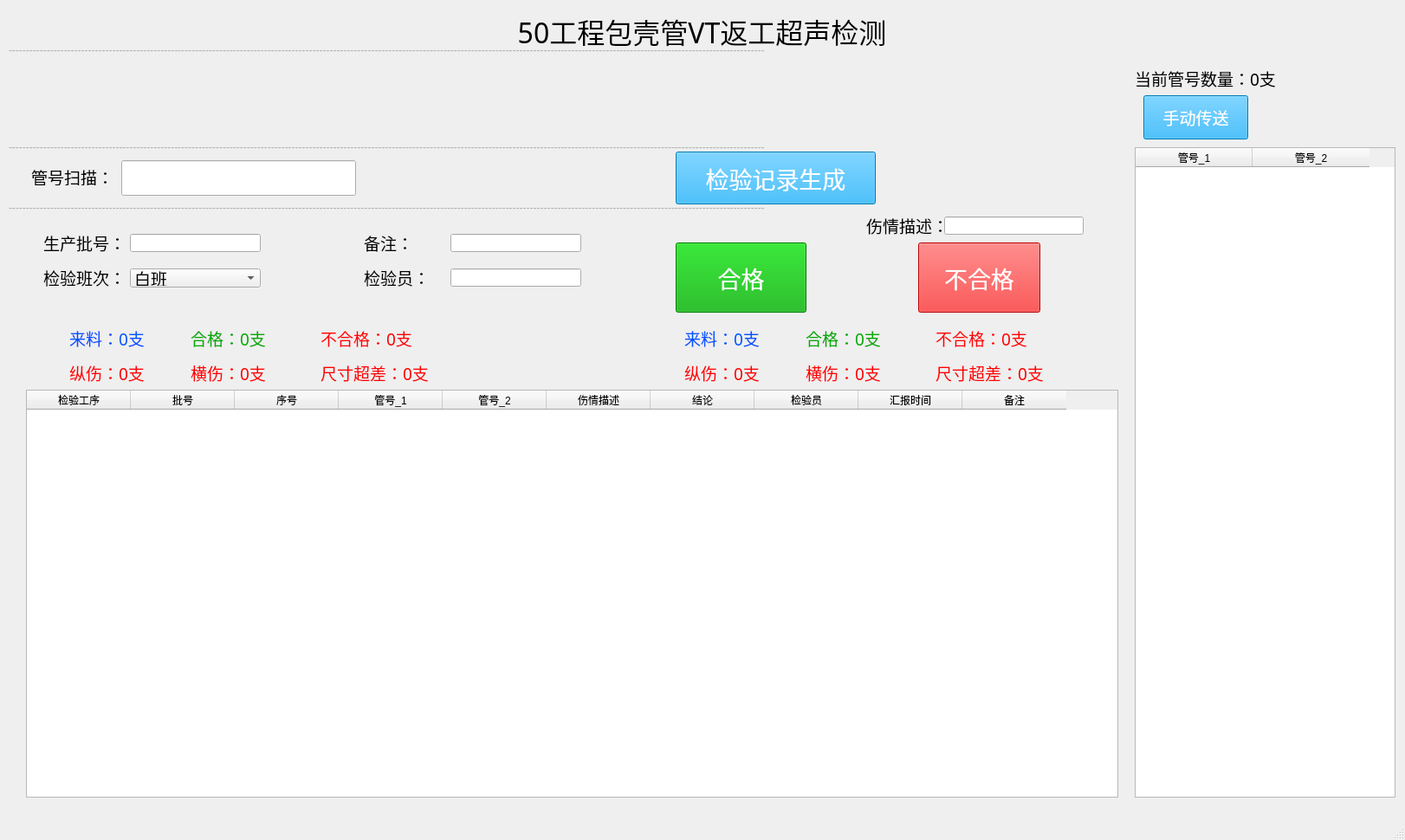
<?xml version="1.0" encoding="UTF-8"?>
<ui version="4.0">
 <class>MainWindow</class>
 <widget class="QMainWindow" name="MainWindow">
  <property name="geometry">
   <rect>
    <x>0</x>
    <y>0</y>
    <width>1622</width>
    <height>970</height>
   </rect>
  </property>
  <property name="windowTitle">
   <string>50工程包壳管VT返工超声检测</string>
  </property>
  <widget class="QWidget" name="centralwidget">
   <widget class="QLabel" name="label">
    <property name="geometry">
     <rect>
      <x>0</x>
      <y>0</y>
      <width>1621</width>
      <height>71</height>
     </rect>
    </property>
    <property name="font">
     <font>
      <family>黑体</family>
      <pointsize>24</pointsize>
     </font>
    </property>
    <property name="text">
     <string>50工程包壳管VT返工超声检测</string>
    </property>
    <property name="alignment">
     <set>Qt::AlignCenter</set>
    </property>
   </widget>
   <widget class="QLineEdit" name="Scan">
    <property name="geometry">
     <rect>
      <x>140</x>
      <y>185</y>
      <width>271</width>
      <height>41</height>
     </rect>
    </property>
    <property name="font">
     <font>
      <family>黑体</family>
      <pointsize>28</pointsize>
     </font>
    </property>
   </widget>
   <widget class="QLabel" name="show_Barcode">
    <property name="geometry">
     <rect>
      <x>30</x>
      <y>80</y>
      <width>1271</width>
      <height>81</height>
     </rect>
    </property>
    <property name="font">
     <font>
      <family>黑体</family>
      <pointsize>72</pointsize>
     </font>
    </property>
    <property name="styleSheet">
     <string notr="true">color:red</string>
    </property>
    <property name="text">
     <string/>
    </property>
    <property name="alignment">
     <set>Qt::AlignCenter</set>
    </property>
   </widget>
   <widget class="QLabel" name="label_3">
    <property name="geometry">
     <rect>
      <x>36</x>
      <y>194</y>
      <width>91</width>
      <height>20</height>
     </rect>
    </property>
    <property name="font">
     <font>
      <family>黑体</family>
      <pointsize>14</pointsize>
     </font>
    </property>
    <property name="text">
     <string>管号扫描：</string>
    </property>
   </widget>
   <widget class="QPushButton" name="hege_btn">
    <property name="geometry">
     <rect>
      <x>780</x>
      <y>280</y>
      <width>151</width>
      <height>81</height>
     </rect>
    </property>
    <property name="font">
     <font>
      <family>黑体</family>
      <pointsize>20</pointsize>
     </font>
    </property>
    <property name="styleSheet">
     <string notr="true">color:white;
background-color: rgb(0, 170, 0);</string>
    </property>
    <property name="text">
     <string>合格</string>
    </property>
   </widget>
   <widget class="QPushButton" name="buhege_btn">
    <property name="geometry">
     <rect>
      <x>1060</x>
      <y>280</y>
      <width>141</width>
      <height>81</height>
     </rect>
    </property>
    <property name="font">
     <font>
      <family>黑体</family>
      <pointsize>20</pointsize>
     </font>
    </property>
    <property name="styleSheet">
     <string notr="true">color:white;
background-color: rgb(255, 0, 0);</string>
    </property>
    <property name="text">
     <string>不合格</string>
    </property>
   </widget>
   <widget class="QLabel" name="label_6">
    <property name="geometry">
     <rect>
      <x>420</x>
      <y>310</y>
      <width>91</width>
      <height>21</height>
     </rect>
    </property>
    <property name="font">
     <font>
      <family>黑体</family>
      <pointsize>14</pointsize>
     </font>
    </property>
    <property name="text">
     <string>检验员：</string>
    </property>
   </widget>
   <widget class="QLineEdit" name="biaozhun">
    <property name="geometry">
     <rect>
      <x>520</x>
      <y>270</y>
      <width>151</width>
      <height>21</height>
     </rect>
    </property>
    <property name="font">
     <font>
      <family>黑体</family>
      <pointsize>14</pointsize>
     </font>
    </property>
    <property name="styleSheet">
     <string notr="true"/>
    </property>
   </widget>
   <widget class="QLabel" name="label_4">
    <property name="geometry">
     <rect>
      <x>50</x>
      <y>270</y>
      <width>91</width>
      <height>21</height>
     </rect>
    </property>
    <property name="font">
     <font>
      <family>黑体</family>
      <pointsize>14</pointsize>
     </font>
    </property>
    <property name="text">
     <string>生产批号：</string>
    </property>
   </widget>
   <widget class="QLabel" name="label_5">
    <property name="geometry">
     <rect>
      <x>420</x>
      <y>270</y>
      <width>91</width>
      <height>21</height>
     </rect>
    </property>
    <property name="font">
     <font>
      <family>黑体</family>
      <pointsize>14</pointsize>
     </font>
    </property>
    <property name="text">
     <string>备注：</string>
    </property>
   </widget>
   <widget class="QLineEdit" name="jianyanyuan">
    <property name="geometry">
     <rect>
      <x>520</x>
      <y>310</y>
      <width>151</width>
      <height>21</height>
     </rect>
    </property>
    <property name="font">
     <font>
      <family>黑体</family>
      <pointsize>14</pointsize>
     </font>
    </property>
    <property name="styleSheet">
     <string notr="true"/>
    </property>
   </widget>
   <widget class="QLineEdit" name="pihao">
    <property name="geometry">
     <rect>
      <x>150</x>
      <y>270</y>
      <width>151</width>
      <height>21</height>
     </rect>
    </property>
    <property name="font">
     <font>
      <family>黑体</family>
      <pointsize>14</pointsize>
     </font>
    </property>
    <property name="styleSheet">
     <string notr="true"/>
    </property>
   </widget>
   <widget class="QLabel" name="label_7">
    <property name="geometry">
     <rect>
      <x>50</x>
      <y>310</y>
      <width>91</width>
      <height>21</height>
     </rect>
    </property>
    <property name="font">
     <font>
      <family>黑体</family>
      <pointsize>14</pointsize>
     </font>
    </property>
    <property name="text">
     <string>检验班次：</string>
    </property>
   </widget>
   <widget class="QComboBox" name="banci">
    <property name="geometry">
     <rect>
      <x>150</x>
      <y>310</y>
      <width>151</width>
      <height>22</height>
     </rect>
    </property>
    <property name="font">
     <font>
      <family>黑体</family>
      <pointsize>14</pointsize>
     </font>
    </property>
    <property name="styleSheet">
     <string notr="true"/>
    </property>
    <item>
     <property name="text">
      <string>白班</string>
     </property>
    </item>
    <item>
     <property name="text">
      <string>中班</string>
     </property>
    </item>
    <item>
     <property name="text">
      <string>夜班</string>
     </property>
    </item>
   </widget>
   <widget class="QTableWidget" name="table_data">
    <property name="geometry">
     <rect>
      <x>30</x>
      <y>450</y>
      <width>1261</width>
      <height>471</height>
     </rect>
    </property>
    <attribute name="horizontalHeaderMinimumSectionSize">
     <number>30</number>
    </attribute>
    <attribute name="horizontalHeaderDefaultSectionSize">
     <number>120</number>
    </attribute>
    <attribute name="verticalHeaderMinimumSectionSize">
     <number>25</number>
    </attribute>
    <attribute name="verticalHeaderDefaultSectionSize">
     <number>30</number>
    </attribute>
    <column>
     <property name="text">
      <string>检验工序</string>
     </property>
    </column>
    <column>
     <property name="text">
      <string>批号</string>
     </property>
    </column>
    <column>
     <property name="text">
      <string>序号</string>
     </property>
    </column>
    <column>
     <property name="text">
      <string>管号_1</string>
     </property>
    </column>
    <column>
     <property name="text">
      <string>管号_2</string>
     </property>
    </column>
    <column>
     <property name="text">
      <string>伤情描述</string>
     </property>
    </column>
    <column>
     <property name="text">
      <string>结论</string>
     </property>
    </column>
    <column>
     <property name="text">
      <string>检验员</string>
     </property>
    </column>
    <column>
     <property name="text">
      <string>汇报时间</string>
     </property>
    </column>
    <column>
     <property name="text">
      <string>备注</string>
     </property>
    </column>
   </widget>
   <widget class="QLabel" name="label_2">
    <property name="geometry">
     <rect>
      <x>10</x>
      <y>160</y>
      <width>1291</width>
      <height>20</height>
     </rect>
    </property>
    <property name="styleSheet">
     <string notr="true">color: rgb(173, 173, 173);</string>
    </property>
    <property name="text">
     <string>---------------------------------------------------------------------------------------------------------------------------------------------------------------------------------------------------------------------------</string>
    </property>
   </widget>
   <widget class="QLabel" name="label_8">
    <property name="geometry">
     <rect>
      <x>10</x>
      <y>230</y>
      <width>1291</width>
      <height>20</height>
     </rect>
    </property>
    <property name="styleSheet">
     <string notr="true">color: rgb(173, 173, 173);</string>
    </property>
    <property name="text">
     <string>---------------------------------------------------------------------------------------------------------------------------------------------------------------------------------------------------------------------------</string>
    </property>
   </widget>
   <widget class="QLabel" name="label_9">
    <property name="geometry">
     <rect>
      <x>10</x>
      <y>50</y>
      <width>1291</width>
      <height>16</height>
     </rect>
    </property>
    <property name="styleSheet">
     <string notr="true">color: rgb(173, 173, 173);</string>
    </property>
    <property name="text">
     <string>---------------------------------------------------------------------------------------------------------------------------------------------------------------------------------------------------------------------------</string>
    </property>
   </widget>
   <widget class="QLineEdit" name="shangqing">
    <property name="geometry">
     <rect>
      <x>1090</x>
      <y>250</y>
      <width>161</width>
      <height>21</height>
     </rect>
    </property>
    <property name="font">
     <font>
      <family>黑体</family>
      <pointsize>14</pointsize>
     </font>
    </property>
    <property name="styleSheet">
     <string notr="true"/>
    </property>
   </widget>
   <widget class="QLabel" name="label_10">
    <property name="geometry">
     <rect>
      <x>1000</x>
      <y>250</y>
      <width>91</width>
      <height>21</height>
     </rect>
    </property>
    <property name="font">
     <font>
      <family>黑体</family>
      <pointsize>14</pointsize>
     </font>
    </property>
    <property name="text">
     <string>伤情描述：</string>
    </property>
   </widget>
   <widget class="QLabel" name="BHG">
    <property name="geometry">
     <rect>
      <x>370</x>
      <y>380</y>
      <width>131</width>
      <height>21</height>
     </rect>
    </property>
    <property name="font">
     <font>
      <family>黑体</family>
      <pointsize>14</pointsize>
     </font>
    </property>
    <property name="styleSheet">
     <string notr="true">color: rgb(255, 0, 0);</string>
    </property>
    <property name="text">
     <string>不合格：0支</string>
    </property>
   </widget>
   <widget class="QLabel" name="HG">
    <property name="geometry">
     <rect>
      <x>220</x>
      <y>380</y>
      <width>131</width>
      <height>21</height>
     </rect>
    </property>
    <property name="font">
     <font>
      <family>黑体</family>
      <pointsize>14</pointsize>
     </font>
    </property>
    <property name="styleSheet">
     <string notr="true">color: rgb(0, 170, 0);</string>
    </property>
    <property name="text">
     <string>合格：0支</string>
    </property>
   </widget>
   <widget class="QLabel" name="LL">
    <property name="geometry">
     <rect>
      <x>80</x>
      <y>380</y>
      <width>131</width>
      <height>21</height>
     </rect>
    </property>
    <property name="font">
     <font>
      <family>黑体</family>
      <pointsize>14</pointsize>
     </font>
    </property>
    <property name="styleSheet">
     <string notr="true">color: rgb(0, 85, 255);</string>
    </property>
    <property name="text">
     <string>来料：0支</string>
    </property>
   </widget>
   <widget class="QPushButton" name="jilu_btn">
    <property name="geometry">
     <rect>
      <x>780</x>
      <y>175</y>
      <width>231</width>
      <height>61</height>
     </rect>
    </property>
    <property name="font">
     <font>
      <family>黑体</family>
      <pointsize>20</pointsize>
     </font>
    </property>
    <property name="styleSheet">
     <string notr="true">color:white;
background-color: rgb(0, 170, 255);</string>
    </property>
    <property name="text">
     <string>检验记录生成</string>
    </property>
   </widget>
   <widget class="QPushButton" name="chuansong_btn">
    <property name="geometry">
     <rect>
      <x>1320</x>
      <y>110</y>
      <width>121</width>
      <height>51</height>
     </rect>
    </property>
    <property name="font">
     <font>
      <family>SimSun</family>
      <pointsize>14</pointsize>
     </font>
    </property>
    <property name="styleSheet">
     <string notr="true">color:white;
background-color: rgb(0, 170, 255);</string>
    </property>
    <property name="text">
     <string>手动传送</string>
    </property>
   </widget>
   <widget class="QTableWidget" name="table_Barcode">
    <property name="geometry">
     <rect>
      <x>1310</x>
      <y>170</y>
      <width>301</width>
      <height>751</height>
     </rect>
    </property>
    <attribute name="horizontalHeaderDefaultSectionSize">
     <number>135</number>
    </attribute>
    <column>
     <property name="text">
      <string>管号_1</string>
     </property>
    </column>
    <column>
     <property name="text">
      <string>管号_2</string>
     </property>
    </column>
   </widget>
   <widget class="QLabel" name="shu">
    <property name="geometry">
     <rect>
      <x>1310</x>
      <y>80</y>
      <width>301</width>
      <height>21</height>
     </rect>
    </property>
    <property name="font">
     <font>
      <family>黑体</family>
      <pointsize>14</pointsize>
     </font>
    </property>
    <property name="text">
     <string>当前管号数量：0支</string>
    </property>
   </widget>
   <widget class="QLabel" name="LL_2">
    <property name="geometry">
     <rect>
      <x>790</x>
      <y>380</y>
      <width>131</width>
      <height>21</height>
     </rect>
    </property>
    <property name="font">
     <font>
      <family>黑体</family>
      <pointsize>14</pointsize>
     </font>
    </property>
    <property name="styleSheet">
     <string notr="true">color: rgb(0, 85, 255);</string>
    </property>
    <property name="text">
     <string>来料：0支</string>
    </property>
   </widget>
   <widget class="QLabel" name="BHG_2">
    <property name="geometry">
     <rect>
      <x>1080</x>
      <y>380</y>
      <width>141</width>
      <height>21</height>
     </rect>
    </property>
    <property name="font">
     <font>
      <family>黑体</family>
      <pointsize>14</pointsize>
     </font>
    </property>
    <property name="styleSheet">
     <string notr="true">color: rgb(255, 0, 0);</string>
    </property>
    <property name="text">
     <string>不合格：0支</string>
    </property>
   </widget>
   <widget class="QLabel" name="HG_2">
    <property name="geometry">
     <rect>
      <x>930</x>
      <y>380</y>
      <width>131</width>
      <height>21</height>
     </rect>
    </property>
    <property name="font">
     <font>
      <family>黑体</family>
      <pointsize>14</pointsize>
     </font>
    </property>
    <property name="styleSheet">
     <string notr="true">color: rgb(0, 170, 0);</string>
    </property>
    <property name="text">
     <string>合格：0支</string>
    </property>
   </widget>
   <widget class="QLabel" name="BHG_ZS">
    <property name="geometry">
     <rect>
      <x>80</x>
      <y>420</y>
      <width>131</width>
      <height>21</height>
     </rect>
    </property>
    <property name="font">
     <font>
      <family>黑体</family>
      <pointsize>14</pointsize>
     </font>
    </property>
    <property name="styleSheet">
     <string notr="true">color: rgb(255, 0, 0);</string>
    </property>
    <property name="text">
     <string>纵伤：0支</string>
    </property>
   </widget>
   <widget class="QLabel" name="BHG_CC">
    <property name="geometry">
     <rect>
      <x>370</x>
      <y>420</y>
      <width>181</width>
      <height>21</height>
     </rect>
    </property>
    <property name="font">
     <font>
      <family>黑体</family>
      <pointsize>14</pointsize>
     </font>
    </property>
    <property name="styleSheet">
     <string notr="true">color: rgb(255, 0, 0);</string>
    </property>
    <property name="text">
     <string>尺寸超差：0支</string>
    </property>
   </widget>
   <widget class="QLabel" name="BHG_HS">
    <property name="geometry">
     <rect>
      <x>220</x>
      <y>420</y>
      <width>131</width>
      <height>21</height>
     </rect>
    </property>
    <property name="font">
     <font>
      <family>黑体</family>
      <pointsize>14</pointsize>
     </font>
    </property>
    <property name="styleSheet">
     <string notr="true">color: rgb(255, 0, 0);</string>
    </property>
    <property name="text">
     <string>横伤：0支</string>
    </property>
   </widget>
   <widget class="QLabel" name="BHG_2_CC">
    <property name="geometry">
     <rect>
      <x>1080</x>
      <y>420</y>
      <width>181</width>
      <height>21</height>
     </rect>
    </property>
    <property name="font">
     <font>
      <family>黑体</family>
      <pointsize>14</pointsize>
     </font>
    </property>
    <property name="styleSheet">
     <string notr="true">color: rgb(255, 0, 0);</string>
    </property>
    <property name="text">
     <string>尺寸超差：0支</string>
    </property>
   </widget>
   <widget class="QLabel" name="BHG_2_HS">
    <property name="geometry">
     <rect>
      <x>930</x>
      <y>420</y>
      <width>131</width>
      <height>21</height>
     </rect>
    </property>
    <property name="font">
     <font>
      <family>黑体</family>
      <pointsize>14</pointsize>
     </font>
    </property>
    <property name="styleSheet">
     <string notr="true">color: rgb(255, 0, 0);</string>
    </property>
    <property name="text">
     <string>横伤：0支</string>
    </property>
   </widget>
   <widget class="QLabel" name="BHG_2_ZS">
    <property name="geometry">
     <rect>
      <x>790</x>
      <y>420</y>
      <width>131</width>
      <height>21</height>
     </rect>
    </property>
    <property name="font">
     <font>
      <family>黑体</family>
      <pointsize>14</pointsize>
     </font>
    </property>
    <property name="styleSheet">
     <string notr="true">color: rgb(255, 0, 0);</string>
    </property>
    <property name="text">
     <string>纵伤：0支</string>
    </property>
   </widget>
  </widget>
  <widget class="QMenuBar" name="menubar">
   <property name="geometry">
    <rect>
     <x>0</x>
     <y>0</y>
     <width>1622</width>
     <height>23</height>
    </rect>
   </property>
  </widget>
  <widget class="QStatusBar" name="statusbar"/>
 </widget>
 <resources/>
 <connections>
  <connection>
   <sender>hege_btn</sender>
   <signal>clicked()</signal>
   <receiver>Scan</receiver>
   <slot>setFocus()</slot>
   <hints>
    <hint type="sourcelabel">
     <x>850</x>
     <y>323</y>
    </hint>
    <hint type="destinationlabel">
     <x>408</x>
     <y>226</y>
    </hint>
   </hints>
  </connection>
  <connection>
   <sender>buhege_btn</sender>
   <signal>clicked()</signal>
   <receiver>Scan</receiver>
   <slot>setFocus()</slot>
   <hints>
    <hint type="sourcelabel">
     <x>1107</x>
     <y>326</y>
    </hint>
    <hint type="destinationlabel">
     <x>402</x>
     <y>235</y>
    </hint>
   </hints>
  </connection>
 </connections>
</ui>
